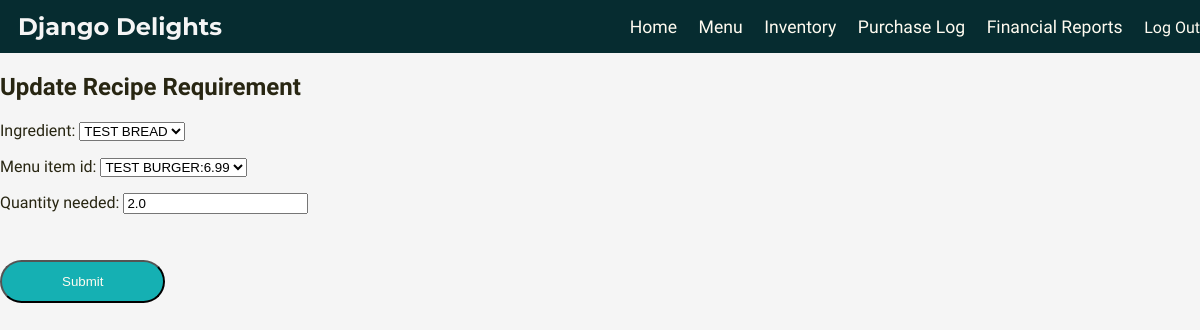
Screenshot of /recipe/update/1 (signed in) with the database file from the repository.
### inventory/models.py (models this page shows, shortened)
class RecipeRequirements(models.Model):
    ingredient = models.ForeignKey(Ingredient, on_delete=models.CASCADE, null = True)
    menu_item_id = models.ForeignKey(MenuItem, on_delete=models.CASCADE)
    quantity_needed = models.FloatField(default=0.0)

### inventory/views.py (the view)
# urls.py: path('recipe/update/<pk>', views.RecipeUpdate.as_view(), name='recipeupdate'),
class RecipeUpdate(LoginRequiredMixin, UpdateView):
    model = RecipeRequirements
    form_class = RecipeRequirementForm
    template_name = "inventory/reciperequirements_update.html"
    success_url= "/menu/list"

### inventory/forms.py
class RecipeRequirementForm(forms.ModelForm):
    class Meta:
        model = RecipeRequirements
        fields = "__all__"

### inventory/models.py (called while the page is built)
    def __str__(self):
        return self.menu_item_name + ":" + str(self.item_price)

    def __str__(self):
        return self.name

### inventory/templates/inventory/reciperequirements_update.html (shortened to what this page needs)
{% extends './base.html' %}
{% load static %}
{% block head %}
<link rel="stylesheet" href="{% static 'inventory/style.css' %}">
{% endblock %}
{% block content %}
<h2>Update Recipe Requirement</h2>
<form method="post">
<div>
  {% csrf_token %} {{ form.as_p }}
  <input type="submit" value="Submit" />
</div>
</form>
{% endblock %}

### inventory/static/inventory/style.css (style rules this page uses)
body { width:100%; height:100%; top:0; left:0; margin:0; padding:0; position:relative; background-color:#F5F5F5; max-width: 100vw; color:#282612; font-family: 'Work Sans', sans-serif; font-size:1em; }
.body-container p, ul, ol, form { align-self:flex-start; }
.add-btn, input[type=submit] { margin-top:2.5%; background-color:#15b0b3; color:#fffbf0; padding:1% 5%; transition:1s; border-radius:2em; }

### rows the page displays
RecipeRequirements: ingredient "TEST BREAD", menu_item_id "TEST BURGER:6.99", quantity_needed "2.0"
